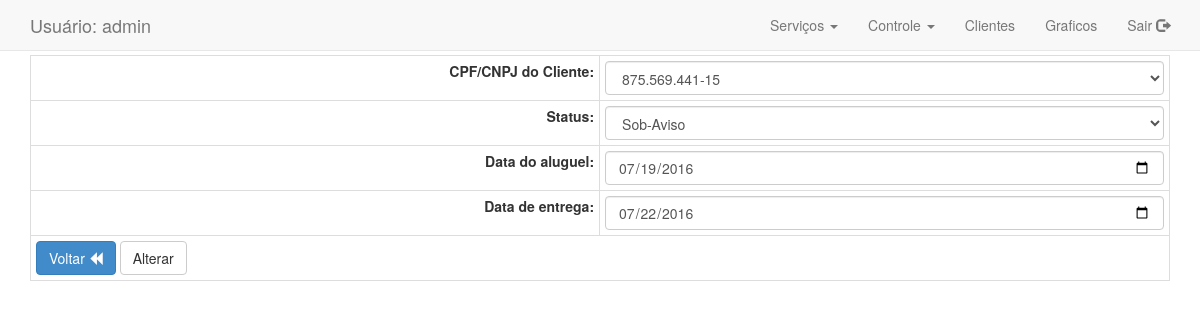
/Views/LayoutAdministrador.php?link=formAluguel&idaluguel=9 (signed in), run on the app's committed database.
### tables this page shows
CREATE TABLE IF NOT EXISTS `aluguel` (
  `id_aluguel` int(11) NOT NULL,
  `usuario` int(11) NOT NULL,
  `data_entrada` date NOT NULL,
  `data_saida` date NOT NULL,
  `status` varchar(255) NOT NULL,
  `cliente` int(11) NOT NULL
);

### Conexao/ClienteDAO.php (called while the page is built, shortened)
<?php
class ClienteDAO {
    public function PesquisarTodos(){
        try {
            $pdo =  Conexao::getinstance();
            $sql = "SELECT * FROM cliente";
            $stmt = $pdo->prepare($sql);
            $stmt->execute();
            $clientes = $stmt->fetchAll(PDO::FETCH_ASSOC);
            return $clientes;
        } catch (PDOException $ex) {
            echo "".$ex;
        }
    }
}

### Conexao/AluguelDAO.php (called while the page is built, shortened)
<?php
class AluguelDAO {
    public function PesquisarAluguelByID(AluguelDTO $AluguelDTO){
        try {
            $pdo =  Conexao::getinstance();
            $sql = "SELECT * FROM aluguel a INNER JOIN cliente c ON (a.cliente=c.id_cliente) INNER JOIN usuario u ON(a.usuario=u.id_usuario) WHERE a.id_aluguel LIKE ?";
            $stmt = $pdo->prepare($sql);
            $stmt->bindValue(1, $AluguelDTO->getIdaluguel());
            $stmt->execute();
            $alugueis = $stmt->fetch(PDO::FETCH_ASSOC);
            return $alugueis;
        } catch (PDOException $ex) {
            echo "".$ex;
        }
    }
}

### Classes/AluguelDTO.php (called while the page is built, shortened)
<?php
class AluguelDTO {
    private $idaluguel;
    function getIdaluguel() {
        return $this->idaluguel;
    }
    function setIdaluguel($idaluguel) {
        $this->idaluguel = $idaluguel;
    }
}

### Views/Formularios/formAluguel.php (the view, shortened to what this page needs)
<!DOCTYPE html>
<html>
    <head>
        <link href="../../css/bootstrap.min.css" rel="stylesheet" media="screen">
        <link href="../../css/estilo.css" rel="stylesheet" media="screen">
    </head>
    <body>
        <div class="container">
            <div class="row">
                <div class="col-xs-12">
                    <?php
                    require_once '../Classes/AluguelDTO.php';
                    require_once '../Conexao/AluguelDAO.php';
                    require_once '../Conexao/ClienteDAO.php';
                    $AluguelDTO = new AluguelDTO();
                    $AluguelDAO = new AluguelDAO();
                    if (isset($_GET['idaluguel'])) {
                        $idaluguel = $_GET['idaluguel'];
                        $AluguelDTO->setIdaluguel($idaluguel);
                        $aluguel = $AluguelDAO->PesquisarAluguelByID($AluguelDTO);
                    } else {
                        $idaluguel = NULL;
                        date_default_timezone_set('America/Sao_Paulo');
                        $dataAtual = date('Y-m-d');
                    }
                    ?>
                    <form action="<?php if ($idaluguel == NULL) {
                        echo "../Controller/InserirAluguel.php";
                    } else {
                        echo "../Controller/AlterarAluguel.php";
                    } ?>" method="post">
                        <table class="table table-bordered table-condensed">
                            <tr>
                                <td><label class="pull-right">CPF/CNPJ do Cliente:</label></td>
                                <td>
                                    <select class="form-control" name="cliente">
                                    <?php
                                    $ClienteDAO = new ClienteDAO;
                                   $clientes = $ClienteDAO->PesquisarTodos();
                                   if($idaluguel == null){
                                    ?>
                                        <option selected>Selecione</option>
                                    <?php
                                    foreach ($clientes as $cliente){
                                    ?>
                                        <option value="<?php echo $cliente["id_cliente"]?>"><?php echo $cliente["identificador_cliente"];?></option>
                                   <?php } }else{
                                    foreach ($clientes as $cliente){
                                    if($cliente ["id_cliente"]==$aluguel["cliente"]){
                                   ?>
                                        <option selected value="<?php echo $cliente["id_cliente"]; ?>"><?php echo $cliente["identificador_cliente"]?></option>
?>                                  <?php
                                    }else {
                                    ?>
                                        <option value="<?php echo $cliente["id_cliente"]; ?>"><?php echo $cliente["identificador_cliente"]?></option>
                                    <?php
                                    }
                                    }
                                    }?>
                                    </select>
                                </td>
                            </tr>
                            <tr>
                                <td><label class="pull-right">Status:</label></td>
                                <td>
                                    <?php if($idaluguel==NULL){ ?>
                                    <input type="hidden" name="status" value="Orçamento">Orçamento
                                    <?php } else { ?>
                                    <select class="form-control" name="status">
                                        <option selected value="<?php echo $aluguel["status"]; ?>"><?php echo $aluguel["status"]; ?></option>
                                    <?php } ?>
                                    </select>
                                </td>
                            </tr>
                            <tr>
                                <td><label class="pull-right">Data do aluguel:</label></td>
                                <td>
                                    <?php if($idaluguel==NULL){ ?>
                                    <input type="hidden" name="dataentrada" value="<?php echo $dataAtual;?>"><?php echo date('d/m/Y');?>
                                    <?php } else { ?>
                                    <input type="date" class="form-control" name="dataentrada" value="<?php echo $aluguel["data_entrada"]?>">
                                    <?php } ?>
                                </td>
                            </tr>
                            <tr>
                                <td><label class="pull-right">Data de entrega:</label></td>
                                <td>
                                    <?php if($idaluguel==NULL){ ?>
                                    <input type="date" class="form-control" name="datasaida" value="">
                                    <?php } else { ?>
                                    <input type="date" class="form-control" name="datasaida" value="<?php echo $aluguel["data_saida"]?>">
                                    <?php } ?>
                                </td>
                            </tr>
                            <tr>
                                <td colspan="2">
                                    <a href="LayoutAdministrador.php?link=alugueis"><button type="button" class="btn btn-primary">Voltar <span class="glyphicon glyphicon-backward"></span></button></a>
                                    <?php if($idaluguel==NULL){ ?>
                                    <input class="btn btn-default" onclick="return confirmarcadastro()" type="submit" value="Inserir Aluguel">
                                    <?php } else { ?>
                                    <input class="btn btn-default" onclick="return confirmaralteracao()" type="submit" value="Alterar">
                                    <?php } ?>
                                </td>
                            </tr>
                        </table>
                    </form>
                </div>
            </div>
        </div>
    </body>
</html>

### data on the page
aluguel: status "Sob-Aviso", dataentrada "07/19/2016", datasaida "07/22/2016"

### other printed values
$_SESSION["usuario"] "admin"
form field cliente "875.569.441-15"
